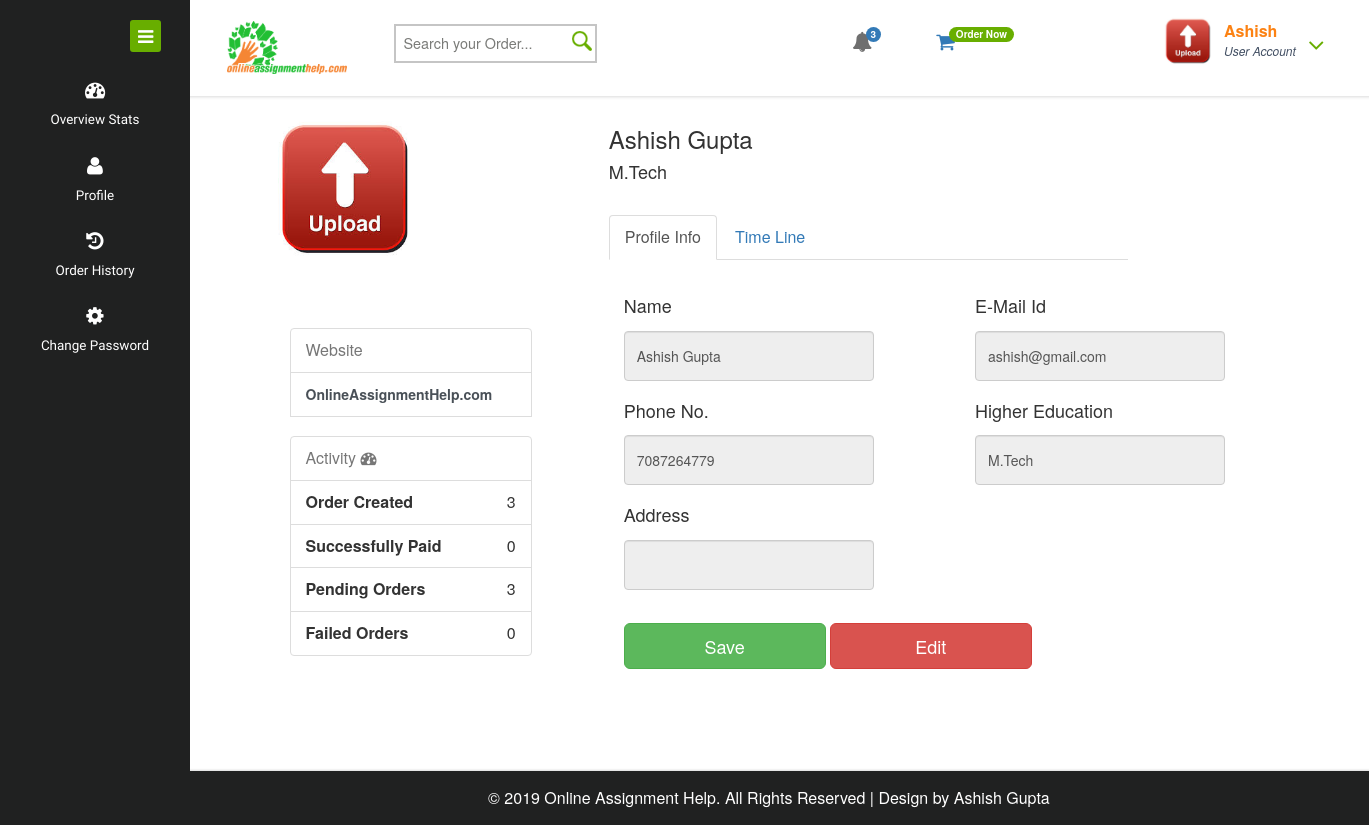
The app's page /user_profile.php (signed in) with its own data.
### tables this page shows
CREATE TABLE IF NOT EXISTS `register_form_data` (
  `id` int(50) NOT NULL AUTO_INCREMENT,
  `name` text NOT NULL,
  `email` varchar(100) NOT NULL,
  `phone` bigint(15) NOT NULL,
  `education` varchar(100) NOT NULL,
  `password` varchar(20) NOT NULL,
  `image_path` varchar(255) NOT NULL,
  `timestamp` timestamp NOT NULL DEFAULT CURRENT_TIMESTAMP ON UPDATE CURRENT_TIMESTAMP,
  PRIMARY KEY (`id`)
);

CREATE TABLE IF NOT EXISTS `order_status` (
  `email` varchar(100) NOT NULL,
  `total_count` int(50) NOT NULL,
  `success_count` int(50) NOT NULL,
  `pending_count` int(50) NOT NULL,
  `fail_count` int(50) NOT NULL
);

### user_profile.php (the view, shortened to what this page needs)
<!DOCTYPE HTML>
<html>
	<head>
        <?php include './html_head.php'?>
	</head>
    <body>
      	<div class="page-container" id="mainpage">
  			<div class="left-content">
	  			<div class="mother-grid-inner">
                 		<?php include './user_head.php'?>
					<div class="form-gap1">
					</div>
					<div class="container emp-profile">
						<?php
							$temp_email = $_SESSION['email'];
							$sql   = "SELECT * FROM `register_form_data` where email = '$temp_email';";
							$result = $conn->query($sql);
							if ($result->num_rows > 0){
								$row = mysqli_fetch_array($result);
								  	$name = $row['name'];
								  	$education = $row['education'];
				                    $userPicture = !empty($row['image_path'])?$row['image_path']:'no-image.jpg';
				                    $userPictureURL = 'user_assets/uploads/user_image/'.$userPicture;
							   }
							$ord_sql = "SELECT * FROM `order_status` where email = '$temp_email';";
							$ord_result = $conn->query($ord_sql);
							if ($ord_result->num_rows > 0){
								$ord_row = mysqli_fetch_array($ord_result);
									$total_count = $ord_row['total_count'];
								  	$success_count = $ord_row['success_count'];
								  	$pending_count = $ord_row['pending_count'];
								  	$fail_count = $ord_row['fail_count'];
							}
							else{
								$total_count = 0;
							  	$success_count = 0;
							  	$pending_count = 0;
							  	$fail_count = 0;
							}
						?>
						<div class="row">
							<div class="col-md-4">
								<div class="profile-img">
									<div class="user-box">
					                    <div class="img-relative">
											<img src="<?php echo $userPictureURL; ?>" id="imagePreview">
					                    </div>
					                </div>
								</div>
							</div>
					<?php
					echo	'<div class="col-md-6">
								<div class="profile-head">
									<h3>
										'.$name.'
									</h3>
									<h4>
										'.$education.'
									</h4>
									</br>
									<ul class="nav nav-tabs">
										<li class="active">
											<a data-toggle="tab" href="#info">
												Profile Info
											</a>
										</li>
										<li>
											<a data-toggle="tab" href="#timeline">
												Time Line
											</a>
										</li>
									</ul>
								</div>
							</div>
						</div>
						<div class="row">
							<div class="col-md-4">
								<div class="profile-work">
								    <br>
									<br>
									<ul class="list-group">
										<li class="list-group-item text-muted">Website</li>
									    <li class="list-group-item text-left">
									    	<a href="www.OnlineAssignmentHelp.com"> OnlineAssignmentHelp.com </a>
									    <li>
									</ul>
									<ul class="list-group">
										<li class="list-group-item text-muted">Activity <i class="fa fa-dashboard fa-1x"></i></li>
										<li class="list-group-item text-right">
											<span class="pull-left">
												<strong>Order Created</strong>
											</span>
											'.$total_count.'
										</li>
										<li class="list-group-item text-right">
											<span class="pull-left">
												<strong>Successfully Paid</strong>
											</span>
											'.$success_count.'
										</li>
										<li class="list-group-item text-right">
											<span class="pull-left">
												<strong>Pending Orders</strong>
											</span>
											'.$pending_count.'
										</li>
										<li class="list-group-item text-right">
											<span class="pull-left">
												<strong>Failed Orders</strong>
											</span>
											'.$fail_count.'
										</li>
									</ul>
								</div>
							</div>';
					?>
							<div class="col-md-8">
								<div class="tab-content">
									<div class="tab-pane active" id="info">
										<form class="form" action="connection.php" method="post" id="updatedetail" target="uploadTargetPro">
											<div class="form-group">
												<div class="col-xs-6">
														<label for="name"><h4>Name </h4></label>
														<input type="text" class="form-control" name="pname" id="pname" disabled="disabled">
												</div>
											</div>
											<div class="form-group">
												<div class="col-xs-6">
													<label for="email"><h4>E-Mail Id </h4></label>
													<input type="text" class="form-control" name="pemail" id="pemail" readonly>
												</div>
											</div>
											<div class="form-group">
												<div class="col-xs-6">
													<label for="phone"><h4>Phone No. </h4></label>
													<input type="text" class="form-control" name="pphone" id="pphone" disabled="disabled">
												</div>
											</div>
											<div class="form-group">
												<div class="col-xs-6">
													<label for="education"><h4>Higher Education</h4></label>
													<input type="text" class="form-control" name="peducation" id="peducation" disabled="disabled">
												</div>
											</div>
											<div class="form-group">
												<div class="col-xs-6">
													<label for="location"><h4>Address</h4></label>
													<input type="text" class="form-control" name="plocation" id="plocation" disabled="disabled">
												</div>
											</div>
											<div class="form-group">
												<div class="col-xs-12">
													<br>
													<button class="btn btn-lg btn-success" onclick="profileupdate()" type="button"
													id="updateprofile" name="updateprofile">
														Save
													</button>
													<button class="btn btn-lg btn-danger" type="button" id="editbtn" >
														Edit
													</button>
												</div>
											</div>
										</form>
									</div>
								</div>
							</div>
						</div>
					</div>
					<div class="copyrights">
						 <p>
						 	 © 2019 Online Assignment Help. All Rights Reserved | Design by
						 	 	<a href="#" target="_blank">
						 	 		Ashish Gupta
						 	 	</a>
						 </p>
					</div>
	  			</div>
	  		</div>
	  		<?php include './side_bar.php'?>
	  	</div>
    </body>
</html>

### user_head.php (shortened to what this page needs)
<div class="header-main fixed">
	<div class="header-left">
		<div class="logo-name">
			<a href="index.php">
				<img src="./assets/images/WebDataImage/logo.png" class="logg" alt='Logo' />
			</a>
		</div>
		<div class="search-box">
			<form>
				<input type="text" placeholder="Search your Order..." required="">
				<input type="submit" value="">
			</form>
		</div>
	</div>
	<div class="header-right">
		<div class="profile_details_left">
			<ul class="nofitications-dropdown">
				<li class="dropdown head-dpdn">
					<a href="#" class="dropdown-toggle" data-toggle="dropdown" aria-expanded="false">
						<i class="fa fa-bell" style="font-size:20px"></i>
						<span class="badge blue">3</span>
					</a>
				</li>
				<li class="dropdown head-dpdn">
					<a href="order.php" class="dropdown-toggle" aria-expanded="false">
						<i class="fa fa-shopping-cart" style="font-size:20px"></i>
						<span class="badge-order blue1">Order Now</span>
					</a>
				</li>
			</ul>
		<div class="clearfix"></div>
		</div>
		<div class="profile_details">
			<?php
				$temp_email = $_SESSION['email'];
				$sql   = "SELECT * FROM `register_form_data` where email = '$temp_email';";
				$result = $conn->query($sql);
				if ($result->num_rows > 0){
					$row = mysqli_fetch_array($result);
					  	$temp_name = $row['name'];
					  	$name = explode(' ',trim($temp_name));
	                    $userPicture = !empty($row['image_path'])?$row['image_path']:'no-image.jpg';
	                    $userPictureURL = 'user_assets/uploads/user_image/'.$userPicture;
				   }
			?>
			<ul>
				<li class="dropdown profile_details_drop">
					<a href="#" class="dropdown-toggle" data-toggle="dropdown" aria-expanded="false">
						<div class="profile_img">
							<span class="prfil-img">
								<img src="<?php echo $userPictureURL; ?>" alt="Pic" height="50" width="50">
							</span>
							<div class="user-name">
								<p><?php echo $name[0]; ?></p>
								<span>User Account</span>
							</div>
							<i class="fa fa-angle-down lnr"></i>
							<div class="clearfix"></div>
						</div>
					</a>
				</li>
			</ul>
		</div>
		<div class="clearfix"> </div>
	</div>
	<div class="clearfix"> </div>
</div>

### user_profile.php (style rules this page uses)
.form-gap1 { padding-top:35px; }

### records on screen
register_form_data: name "Ashish", name "Ashish Gupta", education "M.Tech"
order_status: total_count "3", success_count "0", pending_count "3", fail_count "0"
